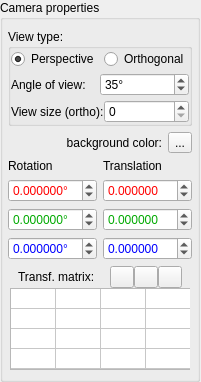
<?xml version="1.0" encoding="UTF-8"?>
<ui version="4.0">
 <class>propViewer</class>
 <widget class="QWidget" name="propViewer">
  <property name="geometry">
   <rect>
    <x>0</x>
    <y>0</y>
    <width>201</width>
    <height>357</height>
   </rect>
  </property>
  <property name="windowTitle">
   <string>Form</string>
  </property>
  <layout class="QVBoxLayout" name="verticalLayout">
   <property name="leftMargin">
    <number>0</number>
   </property>
   <property name="topMargin">
    <number>0</number>
   </property>
   <property name="rightMargin">
    <number>0</number>
   </property>
   <property name="bottomMargin">
    <number>0</number>
   </property>
   <item>
    <widget class="QGroupBox" name="groupBoxView">
     <property name="minimumSize">
      <size>
       <width>200</width>
       <height>0</height>
      </size>
     </property>
     <property name="maximumSize">
      <size>
       <width>200</width>
       <height>16777215</height>
      </size>
     </property>
     <property name="title">
      <string>Camera properties</string>
     </property>
     <layout class="QVBoxLayout" name="verticalLayout_2">
      <property name="leftMargin">
       <number>5</number>
      </property>
      <property name="rightMargin">
       <number>5</number>
      </property>
      <item>
       <widget class="QGroupBox" name="groupBox">
        <property name="title">
         <string>View type:</string>
        </property>
        <layout class="QVBoxLayout" name="verticalLayout_5">
         <property name="spacing">
          <number>4</number>
         </property>
         <property name="leftMargin">
          <number>0</number>
         </property>
         <property name="topMargin">
          <number>0</number>
         </property>
         <property name="rightMargin">
          <number>0</number>
         </property>
         <property name="bottomMargin">
          <number>0</number>
         </property>
         <item>
          <widget class="QWidget" name="projectionSwitch" native="true">
           <layout class="QHBoxLayout" name="horizontalLayout_3">
            <property name="leftMargin">
             <number>0</number>
            </property>
            <property name="topMargin">
             <number>0</number>
            </property>
            <property name="rightMargin">
             <number>0</number>
            </property>
            <property name="bottomMargin">
             <number>0</number>
            </property>
            <item>
             <widget class="QRadioButton" name="radioPersp">
              <property name="sizePolicy">
               <sizepolicy hsizetype="Preferred" vsizetype="Fixed">
                <horstretch>0</horstretch>
                <verstretch>0</verstretch>
               </sizepolicy>
              </property>
              <property name="text">
               <string>Perspective</string>
              </property>
              <property name="checked">
               <bool>true</bool>
              </property>
             </widget>
            </item>
            <item>
             <widget class="QRadioButton" name="radioOrtho">
              <property name="sizePolicy">
               <sizepolicy hsizetype="Preferred" vsizetype="Fixed">
                <horstretch>0</horstretch>
                <verstretch>0</verstretch>
               </sizepolicy>
              </property>
              <property name="text">
               <string>Orthogonal</string>
              </property>
             </widget>
            </item>
           </layout>
          </widget>
         </item>
         <item>
          <widget class="QWidget" name="perspWidget" native="true">
           <layout class="QHBoxLayout" name="horizontalLayout_4">
            <property name="spacing">
             <number>0</number>
            </property>
            <property name="leftMargin">
             <number>0</number>
            </property>
            <property name="topMargin">
             <number>0</number>
            </property>
            <property name="rightMargin">
             <number>0</number>
            </property>
            <property name="bottomMargin">
             <number>0</number>
            </property>
            <item>
             <widget class="QLabel" name="label_9">
              <property name="text">
               <string>Angle of view:</string>
              </property>
             </widget>
            </item>
            <item>
             <widget class="QSpinBox" name="spinAngleOfView">
              <property name="sizePolicy">
               <sizepolicy hsizetype="Preferred" vsizetype="Fixed">
                <horstretch>0</horstretch>
                <verstretch>0</verstretch>
               </sizepolicy>
              </property>
              <property name="suffix">
               <string>°</string>
              </property>
              <property name="prefix">
               <string/>
              </property>
              <property name="minimum">
               <number>15</number>
              </property>
              <property name="maximum">
               <number>170</number>
              </property>
              <property name="value">
               <number>35</number>
              </property>
             </widget>
            </item>
           </layout>
          </widget>
         </item>
         <item>
          <widget class="QWidget" name="orthoWidget" native="true">
           <layout class="QHBoxLayout" name="horizontalLayout_5">
            <property name="spacing">
             <number>0</number>
            </property>
            <property name="leftMargin">
             <number>0</number>
            </property>
            <property name="topMargin">
             <number>0</number>
            </property>
            <property name="rightMargin">
             <number>0</number>
            </property>
            <property name="bottomMargin">
             <number>0</number>
            </property>
            <item>
             <widget class="QLabel" name="label_11">
              <property name="text">
               <string>View size (ortho):</string>
              </property>
             </widget>
            </item>
            <item>
             <widget class="QSpinBox" name="spinOrthoViewSize">
              <property name="sizePolicy">
               <sizepolicy hsizetype="Preferred" vsizetype="Fixed">
                <horstretch>0</horstretch>
                <verstretch>0</verstretch>
               </sizepolicy>
              </property>
             </widget>
            </item>
           </layout>
          </widget>
         </item>
        </layout>
       </widget>
      </item>
      <item>
       <widget class="QWidget" name="widget_5" native="true">
        <property name="sizePolicy">
         <sizepolicy hsizetype="Preferred" vsizetype="Fixed">
          <horstretch>0</horstretch>
          <verstretch>0</verstretch>
         </sizepolicy>
        </property>
        <layout class="QHBoxLayout" name="horizontalLayout">
         <property name="leftMargin">
          <number>0</number>
         </property>
         <property name="topMargin">
          <number>0</number>
         </property>
         <property name="rightMargin">
          <number>0</number>
         </property>
         <property name="bottomMargin">
          <number>0</number>
         </property>
         <item>
          <widget class="QLabel" name="label_10">
           <property name="inputMethodHints">
            <set>Qt::ImhMultiLine</set>
           </property>
           <property name="text">
            <string>background color:</string>
           </property>
           <property name="alignment">
            <set>Qt::AlignRight|Qt::AlignTrailing|Qt::AlignVCenter</set>
           </property>
           <property name="wordWrap">
            <bool>true</bool>
           </property>
          </widget>
         </item>
         <item>
          <widget class="QToolButton" name="bgColorButton">
           <property name="text">
            <string>...</string>
           </property>
          </widget>
         </item>
        </layout>
       </widget>
      </item>
      <item>
       <widget class="QWidget" name="widget" native="true">
        <layout class="QHBoxLayout" name="horizontalLayout_2">
         <property name="leftMargin">
          <number>0</number>
         </property>
         <property name="topMargin">
          <number>0</number>
         </property>
         <property name="rightMargin">
          <number>0</number>
         </property>
         <property name="bottomMargin">
          <number>0</number>
         </property>
         <item>
          <layout class="QVBoxLayout" name="verticalLayout_4">
           <item>
            <widget class="QLabel" name="label_7">
             <property name="text">
              <string>Rotation</string>
             </property>
            </widget>
           </item>
           <item>
            <widget class="QDoubleSpinBox" name="spinViewRotX">
             <property name="sizePolicy">
              <sizepolicy hsizetype="Preferred" vsizetype="Fixed">
               <horstretch>0</horstretch>
               <verstretch>0</verstretch>
              </sizepolicy>
             </property>
             <property name="palette">
              <palette>
               <active>
                <colorrole role="Text">
                 <brush brushstyle="SolidPattern">
                  <color alpha="255">
                   <red>255</red>
                   <green>0</green>
                   <blue>0</blue>
                  </color>
                 </brush>
                </colorrole>
                <colorrole role="PlaceholderText">
                 <brush brushstyle="SolidPattern">
                  <color alpha="128">
                   <red>0</red>
                   <green>170</green>
                   <blue>0</blue>
                  </color>
                 </brush>
                </colorrole>
               </active>
               <inactive>
                <colorrole role="Text">
                 <brush brushstyle="SolidPattern">
                  <color alpha="255">
                   <red>255</red>
                   <green>0</green>
                   <blue>0</blue>
                  </color>
                 </brush>
                </colorrole>
                <colorrole role="PlaceholderText">
                 <brush brushstyle="SolidPattern">
                  <color alpha="128">
                   <red>0</red>
                   <green>170</green>
                   <blue>0</blue>
                  </color>
                 </brush>
                </colorrole>
               </inactive>
               <disabled>
                <colorrole role="Text">
                 <brush brushstyle="SolidPattern">
                  <color alpha="255">
                   <red>120</red>
                   <green>120</green>
                   <blue>120</blue>
                  </color>
                 </brush>
                </colorrole>
                <colorrole role="PlaceholderText">
                 <brush brushstyle="SolidPattern">
                  <color alpha="128">
                   <red>0</red>
                   <green>0</green>
                   <blue>255</blue>
                  </color>
                 </brush>
                </colorrole>
               </disabled>
              </palette>
             </property>
             <property name="suffix">
              <string>°</string>
             </property>
             <property name="decimals">
              <number>6</number>
             </property>
             <property name="minimum">
              <double>-99999999.000000000000000</double>
             </property>
             <property name="maximum">
              <double>99999999.000000000000000</double>
             </property>
             <property name="singleStep">
              <double>1.000000000000000</double>
             </property>
            </widget>
           </item>
           <item>
            <widget class="QDoubleSpinBox" name="spinViewRotY">
             <property name="sizePolicy">
              <sizepolicy hsizetype="Preferred" vsizetype="Fixed">
               <horstretch>0</horstretch>
               <verstretch>0</verstretch>
              </sizepolicy>
             </property>
             <property name="palette">
              <palette>
               <active>
                <colorrole role="Text">
                 <brush brushstyle="SolidPattern">
                  <color alpha="255">
                   <red>0</red>
                   <green>170</green>
                   <blue>0</blue>
                  </color>
                 </brush>
                </colorrole>
                <colorrole role="PlaceholderText">
                 <brush brushstyle="NoBrush">
                  <color alpha="128">
                   <red>0</red>
                   <green>170</green>
                   <blue>0</blue>
                  </color>
                 </brush>
                </colorrole>
               </active>
               <inactive>
                <colorrole role="Text">
                 <brush brushstyle="SolidPattern">
                  <color alpha="255">
                   <red>0</red>
                   <green>170</green>
                   <blue>0</blue>
                  </color>
                 </brush>
                </colorrole>
                <colorrole role="PlaceholderText">
                 <brush brushstyle="NoBrush">
                  <color alpha="128">
                   <red>0</red>
                   <green>170</green>
                   <blue>0</blue>
                  </color>
                 </brush>
                </colorrole>
               </inactive>
               <disabled>
                <colorrole role="Text">
                 <brush brushstyle="SolidPattern">
                  <color alpha="255">
                   <red>120</red>
                   <green>120</green>
                   <blue>120</blue>
                  </color>
                 </brush>
                </colorrole>
                <colorrole role="PlaceholderText">
                 <brush brushstyle="NoBrush">
                  <color alpha="128">
                   <red>0</red>
                   <green>170</green>
                   <blue>0</blue>
                  </color>
                 </brush>
                </colorrole>
               </disabled>
              </palette>
             </property>
             <property name="suffix">
              <string>°</string>
             </property>
             <property name="decimals">
              <number>6</number>
             </property>
             <property name="minimum">
              <double>-99999999.000000000000000</double>
             </property>
             <property name="maximum">
              <double>99999999.000000000000000</double>
             </property>
             <property name="singleStep">
              <double>1.000000000000000</double>
             </property>
            </widget>
           </item>
           <item>
            <widget class="QDoubleSpinBox" name="spinViewRotZ">
             <property name="sizePolicy">
              <sizepolicy hsizetype="Preferred" vsizetype="Fixed">
               <horstretch>0</horstretch>
               <verstretch>0</verstretch>
              </sizepolicy>
             </property>
             <property name="palette">
              <palette>
               <active>
                <colorrole role="Text">
                 <brush brushstyle="SolidPattern">
                  <color alpha="255">
                   <red>0</red>
                   <green>0</green>
                   <blue>255</blue>
                  </color>
                 </brush>
                </colorrole>
                <colorrole role="PlaceholderText">
                 <brush brushstyle="SolidPattern">
                  <color alpha="128">
                   <red>0</red>
                   <green>0</green>
                   <blue>255</blue>
                  </color>
                 </brush>
                </colorrole>
               </active>
               <inactive>
                <colorrole role="Text">
                 <brush brushstyle="SolidPattern">
                  <color alpha="255">
                   <red>0</red>
                   <green>0</green>
                   <blue>255</blue>
                  </color>
                 </brush>
                </colorrole>
                <colorrole role="PlaceholderText">
                 <brush brushstyle="SolidPattern">
                  <color alpha="128">
                   <red>0</red>
                   <green>0</green>
                   <blue>255</blue>
                  </color>
                 </brush>
                </colorrole>
               </inactive>
               <disabled>
                <colorrole role="Text">
                 <brush brushstyle="SolidPattern">
                  <color alpha="255">
                   <red>120</red>
                   <green>120</green>
                   <blue>120</blue>
                  </color>
                 </brush>
                </colorrole>
                <colorrole role="PlaceholderText">
                 <brush brushstyle="SolidPattern">
                  <color alpha="128">
                   <red>255</red>
                   <green>0</green>
                   <blue>0</blue>
                  </color>
                 </brush>
                </colorrole>
               </disabled>
              </palette>
             </property>
             <property name="suffix">
              <string>°</string>
             </property>
             <property name="decimals">
              <number>6</number>
             </property>
             <property name="minimum">
              <double>-99999999.000000000000000</double>
             </property>
             <property name="maximum">
              <double>99999999.000000000000000</double>
             </property>
             <property name="singleStep">
              <double>1.000000000000000</double>
             </property>
            </widget>
           </item>
          </layout>
         </item>
         <item>
          <spacer name="horizontalSpacer_2">
           <property name="orientation">
            <enum>Qt::Horizontal</enum>
           </property>
           <property name="sizeHint" stdset="0">
            <size>
             <width>40</width>
             <height>20</height>
            </size>
           </property>
          </spacer>
         </item>
         <item>
          <layout class="QVBoxLayout" name="verticalLayout_3">
           <item>
            <widget class="QLabel" name="label_6">
             <property name="text">
              <string>Translation</string>
             </property>
            </widget>
           </item>
           <item>
            <widget class="QDoubleSpinBox" name="spinViewTransX">
             <property name="sizePolicy">
              <sizepolicy hsizetype="Preferred" vsizetype="Fixed">
               <horstretch>0</horstretch>
               <verstretch>0</verstretch>
              </sizepolicy>
             </property>
             <property name="palette">
              <palette>
               <active>
                <colorrole role="Text">
                 <brush brushstyle="SolidPattern">
                  <color alpha="255">
                   <red>255</red>
                   <green>0</green>
                   <blue>0</blue>
                  </color>
                 </brush>
                </colorrole>
                <colorrole role="PlaceholderText">
                 <brush brushstyle="SolidPattern">
                  <color alpha="128">
                   <red>255</red>
                   <green>0</green>
                   <blue>0</blue>
                  </color>
                 </brush>
                </colorrole>
               </active>
               <inactive>
                <colorrole role="Text">
                 <brush brushstyle="SolidPattern">
                  <color alpha="255">
                   <red>255</red>
                   <green>0</green>
                   <blue>0</blue>
                  </color>
                 </brush>
                </colorrole>
                <colorrole role="PlaceholderText">
                 <brush brushstyle="SolidPattern">
                  <color alpha="128">
                   <red>255</red>
                   <green>0</green>
                   <blue>0</blue>
                  </color>
                 </brush>
                </colorrole>
               </inactive>
               <disabled>
                <colorrole role="Text">
                 <brush brushstyle="SolidPattern">
                  <color alpha="255">
                   <red>120</red>
                   <green>120</green>
                   <blue>120</blue>
                  </color>
                 </brush>
                </colorrole>
                <colorrole role="PlaceholderText">
                 <brush brushstyle="SolidPattern">
                  <color alpha="128">
                   <red>0</red>
                   <green>0</green>
                   <blue>255</blue>
                  </color>
                 </brush>
                </colorrole>
               </disabled>
              </palette>
             </property>
             <property name="decimals">
              <number>6</number>
             </property>
             <property name="minimum">
              <double>-999999999.000000000000000</double>
             </property>
             <property name="maximum">
              <double>999999999.000000000000000</double>
             </property>
             <property name="singleStep">
              <double>0.100000000000000</double>
             </property>
            </widget>
           </item>
           <item>
            <widget class="QDoubleSpinBox" name="spinViewTransY">
             <property name="sizePolicy">
              <sizepolicy hsizetype="Preferred" vsizetype="Fixed">
               <horstretch>0</horstretch>
               <verstretch>0</verstretch>
              </sizepolicy>
             </property>
             <property name="palette">
              <palette>
               <active>
                <colorrole role="Text">
                 <brush brushstyle="SolidPattern">
                  <color alpha="255">
                   <red>0</red>
                   <green>170</green>
                   <blue>0</blue>
                  </color>
                 </brush>
                </colorrole>
                <colorrole role="PlaceholderText">
                 <brush brushstyle="NoBrush">
                  <color alpha="128">
                   <red>0</red>
                   <green>170</green>
                   <blue>0</blue>
                  </color>
                 </brush>
                </colorrole>
               </active>
               <inactive>
                <colorrole role="Text">
                 <brush brushstyle="SolidPattern">
                  <color alpha="255">
                   <red>0</red>
                   <green>170</green>
                   <blue>0</blue>
                  </color>
                 </brush>
                </colorrole>
                <colorrole role="PlaceholderText">
                 <brush brushstyle="NoBrush">
                  <color alpha="128">
                   <red>0</red>
                   <green>170</green>
                   <blue>0</blue>
                  </color>
                 </brush>
                </colorrole>
               </inactive>
               <disabled>
                <colorrole role="Text">
                 <brush brushstyle="SolidPattern">
                  <color alpha="255">
                   <red>120</red>
                   <green>120</green>
                   <blue>120</blue>
                  </color>
                 </brush>
                </colorrole>
                <colorrole role="PlaceholderText">
                 <brush brushstyle="NoBrush">
                  <color alpha="128">
                   <red>0</red>
                   <green>170</green>
                   <blue>0</blue>
                  </color>
                 </brush>
                </colorrole>
               </disabled>
              </palette>
             </property>
             <property name="decimals">
              <number>6</number>
             </property>
             <property name="minimum">
              <double>-999999999.000000000000000</double>
             </property>
             <property name="maximum">
              <double>999999999.000000000000000</double>
             </property>
             <property name="singleStep">
              <double>0.100000000000000</double>
             </property>
            </widget>
           </item>
           <item>
            <widget class="QDoubleSpinBox" name="spinViewTransZ">
             <property name="sizePolicy">
              <sizepolicy hsizetype="Preferred" vsizetype="Fixed">
               <horstretch>0</horstretch>
               <verstretch>0</verstretch>
              </sizepolicy>
             </property>
             <property name="palette">
              <palette>
               <active>
                <colorrole role="Text">
                 <brush brushstyle="SolidPattern">
                  <color alpha="255">
                   <red>0</red>
                   <green>0</green>
                   <blue>255</blue>
                  </color>
                 </brush>
                </colorrole>
                <colorrole role="PlaceholderText">
                 <brush brushstyle="SolidPattern">
                  <color alpha="128">
                   <red>0</red>
                   <green>0</green>
                   <blue>255</blue>
                  </color>
                 </brush>
                </colorrole>
               </active>
               <inactive>
                <colorrole role="Text">
                 <brush brushstyle="SolidPattern">
                  <color alpha="255">
                   <red>0</red>
                   <green>0</green>
                   <blue>255</blue>
                  </color>
                 </brush>
                </colorrole>
                <colorrole role="PlaceholderText">
                 <brush brushstyle="SolidPattern">
                  <color alpha="128">
                   <red>0</red>
                   <green>0</green>
                   <blue>255</blue>
                  </color>
                 </brush>
                </colorrole>
               </inactive>
               <disabled>
                <colorrole role="Text">
                 <brush brushstyle="SolidPattern">
                  <color alpha="255">
                   <red>120</red>
                   <green>120</green>
                   <blue>120</blue>
                  </color>
                 </brush>
                </colorrole>
                <colorrole role="PlaceholderText">
                 <brush brushstyle="SolidPattern">
                  <color alpha="128">
                   <red>255</red>
                   <green>0</green>
                   <blue>0</blue>
                  </color>
                 </brush>
                </colorrole>
               </disabled>
              </palette>
             </property>
             <property name="decimals">
              <number>6</number>
             </property>
             <property name="minimum">
              <double>-999999999.000000000000000</double>
             </property>
             <property name="maximum">
              <double>999999999.000000000000000</double>
             </property>
             <property name="singleStep">
              <double>0.100000000000000</double>
             </property>
            </widget>
           </item>
          </layout>
         </item>
        </layout>
       </widget>
      </item>
      <item>
       <widget class="QWidget" name="widget_12" native="true">
        <property name="sizePolicy">
         <sizepolicy hsizetype="Fixed" vsizetype="Fixed">
          <horstretch>0</horstretch>
          <verstretch>0</verstretch>
         </sizepolicy>
        </property>
        <layout class="QVBoxLayout" name="verticalLayout_10">
         <property name="spacing">
          <number>0</number>
         </property>
         <property name="leftMargin">
          <number>2</number>
         </property>
         <property name="topMargin">
          <number>0</number>
         </property>
         <property name="rightMargin">
          <number>2</number>
         </property>
         <property name="bottomMargin">
          <number>0</number>
         </property>
         <item>
          <widget class="QWidget" name="widget_13" native="true">
           <property name="sizePolicy">
            <sizepolicy hsizetype="Preferred" vsizetype="Preferred">
             <horstretch>0</horstretch>
             <verstretch>0</verstretch>
            </sizepolicy>
           </property>
           <property name="maximumSize">
            <size>
             <width>16777215</width>
             <height>48</height>
            </size>
           </property>
           <layout class="QHBoxLayout" name="horizontalLayout_6">
            <property name="spacing">
             <number>0</number>
            </property>
            <property name="leftMargin">
             <number>8</number>
            </property>
            <property name="topMargin">
             <number>0</number>
            </property>
            <property name="rightMargin">
             <number>8</number>
            </property>
            <property name="bottomMargin">
             <number>0</number>
            </property>
            <item>
             <widget class="QLabel" name="matrixLabel">
              <property name="text">
               <string>Transf. matrix:</string>
              </property>
              <property name="alignment">
               <set>Qt::AlignLeading|Qt::AlignLeft|Qt::AlignVCenter</set>
              </property>
             </widget>
            </item>
            <item>
             <widget class="QPushButton" name="clearButton">
              <property name="maximumSize">
               <size>
                <width>24</width>
                <height>16777215</height>
               </size>
              </property>
              <property name="toolTip">
               <string>clear transformation</string>
              </property>
              <property name="text">
               <string/>
              </property>
              <property name="icon">
               <iconset>
                <normaloff>:/icons/Erase.ico</normaloff>:/icons/Erase.ico</iconset>
              </property>
             </widget>
            </item>
            <item>
             <widget class="QPushButton" name="copyButton">
              <property name="maximumSize">
               <size>
                <width>24</width>
                <height>16777215</height>
               </size>
              </property>
              <property name="toolTip">
               <string>copy matrix to clipboard</string>
              </property>
              <property name="text">
               <string/>
              </property>
              <property name="icon">
               <iconset>
                <normaloff>:/icons/Copy.ico</normaloff>:/icons/Copy.ico</iconset>
              </property>
              <property name="iconSize">
               <size>
                <width>16</width>
                <height>16</height>
               </size>
              </property>
             </widget>
            </item>
            <item>
             <widget class="QPushButton" name="pasteButton">
              <property name="maximumSize">
               <size>
                <width>24</width>
                <height>16777215</height>
               </size>
              </property>
              <property name="toolTip">
               <string>paste matrix from clipboard</string>
              </property>
              <property name="text">
               <string/>
              </property>
              <property name="icon">
               <iconset>
                <normaloff>:/icons/Paste.ico</normaloff>:/icons/Paste.ico</iconset>
              </property>
             </widget>
            </item>
           </layout>
          </widget>
         </item>
         <item>
          <widget class="QWidget" name="widget_15" native="true">
           <property name="sizePolicy">
            <sizepolicy hsizetype="Minimum" vsizetype="Minimum">
             <horstretch>0</horstretch>
             <verstretch>0</verstretch>
            </sizepolicy>
           </property>
           <layout class="QHBoxLayout" name="horizontalLayout_7">
            <property name="leftMargin">
             <number>0</number>
            </property>
            <property name="topMargin">
             <number>0</number>
            </property>
            <property name="rightMargin">
             <number>0</number>
            </property>
            <property name="bottomMargin">
             <number>0</number>
            </property>
            <item>
             <widget class="QTableWidget" name="matrixTable">
              <property name="sizePolicy">
               <sizepolicy hsizetype="Preferred" vsizetype="Fixed">
                <horstretch>0</horstretch>
                <verstretch>0</verstretch>
               </sizepolicy>
              </property>
              <property name="minimumSize">
               <size>
                <width>182</width>
                <height>82</height>
               </size>
              </property>
              <property name="maximumSize">
               <size>
                <width>182</width>
                <height>82</height>
               </size>
              </property>
              <property name="font">
               <font>
                <pointsize>6</pointsize>
               </font>
              </property>
              <property name="frameShape">
               <enum>QFrame::StyledPanel</enum>
              </property>
              <property name="frameShadow">
               <enum>QFrame::Sunken</enum>
              </property>
              <property name="verticalScrollBarPolicy">
               <enum>Qt::ScrollBarAlwaysOff</enum>
              </property>
              <property name="horizontalScrollBarPolicy">
               <enum>Qt::ScrollBarAlwaysOff</enum>
              </property>
              <property name="autoScroll">
               <bool>false</bool>
              </property>
              <property name="dragDropOverwriteMode">
               <bool>false</bool>
              </property>
              <property name="textElideMode">
               <enum>Qt::ElideNone</enum>
              </property>
              <property name="gridStyle">
               <enum>Qt::SolidLine</enum>
              </property>
              <property name="wordWrap">
               <bool>false</bool>
              </property>
              <property name="cornerButtonEnabled">
               <bool>false</bool>
              </property>
              <property name="rowCount">
               <number>4</number>
              </property>
              <property name="columnCount">
               <number>4</number>
              </property>
              <attribute name="horizontalHeaderVisible">
               <bool>false</bool>
              </attribute>
              <attribute name="horizontalHeaderMinimumSectionSize">
               <number>45</number>
              </attribute>
              <attribute name="horizontalHeaderDefaultSectionSize">
               <number>45</number>
              </attribute>
              <attribute name="horizontalHeaderHighlightSections">
               <bool>false</bool>
              </attribute>
              <attribute name="verticalHeaderVisible">
               <bool>false</bool>
              </attribute>
              <attribute name="verticalHeaderMinimumSectionSize">
               <number>20</number>
              </attribute>
              <attribute name="verticalHeaderDefaultSectionSize">
               <number>20</number>
              </attribute>
              <attribute name="verticalHeaderHighlightSections">
               <bool>false</bool>
              </attribute>
              <row/>
              <row/>
              <row/>
              <row/>
              <column/>
              <column/>
              <column/>
              <column/>
             </widget>
            </item>
           </layout>
          </widget>
         </item>
        </layout>
       </widget>
      </item>
     </layout>
    </widget>
   </item>
  </layout>
 </widget>
 <resources>
  <include location="../dpVision.qrc"/>
 </resources>
 <connections>
  <connection>
   <sender>spinViewRotX</sender>
   <signal>valueChanged(double)</signal>
   <receiver>propViewer</receiver>
   <slot>changedRotX(double)</slot>
   <hints>
    <hint type="sourcelabel">
     <x>52</x>
     <y>70</y>
    </hint>
    <hint type="destinationlabel">
     <x>95</x>
     <y>149</y>
    </hint>
   </hints>
  </connection>
  <connection>
   <sender>spinViewRotY</sender>
   <signal>valueChanged(double)</signal>
   <receiver>propViewer</receiver>
   <slot>changedRotY(double)</slot>
   <hints>
    <hint type="sourcelabel">
     <x>52</x>
     <y>95</y>
    </hint>
    <hint type="destinationlabel">
     <x>95</x>
     <y>149</y>
    </hint>
   </hints>
  </connection>
  <connection>
   <sender>spinViewRotZ</sender>
   <signal>valueChanged(double)</signal>
   <receiver>propViewer</receiver>
   <slot>changedRotZ(double)</slot>
   <hints>
    <hint type="sourcelabel">
     <x>53</x>
     <y>120</y>
    </hint>
    <hint type="destinationlabel">
     <x>95</x>
     <y>149</y>
    </hint>
   </hints>
  </connection>
  <connection>
   <sender>spinViewTransX</sender>
   <signal>valueChanged(double)</signal>
   <receiver>propViewer</receiver>
   <slot>changedTraXYZ(double)</slot>
   <hints>
    <hint type="sourcelabel">
     <x>141</x>
     <y>71</y>
    </hint>
    <hint type="destinationlabel">
     <x>95</x>
     <y>149</y>
    </hint>
   </hints>
  </connection>
  <connection>
   <sender>spinViewTransY</sender>
   <signal>valueChanged(double)</signal>
   <receiver>propViewer</receiver>
   <slot>changedTraXYZ(double)</slot>
   <hints>
    <hint type="sourcelabel">
     <x>141</x>
     <y>96</y>
    </hint>
    <hint type="destinationlabel">
     <x>95</x>
     <y>149</y>
    </hint>
   </hints>
  </connection>
  <connection>
   <sender>spinViewTransZ</sender>
   <signal>valueChanged(double)</signal>
   <receiver>propViewer</receiver>
   <slot>changedTraXYZ(double)</slot>
   <hints>
    <hint type="sourcelabel">
     <x>141</x>
     <y>120</y>
    </hint>
    <hint type="destinationlabel">
     <x>95</x>
     <y>149</y>
    </hint>
   </hints>
  </connection>
  <connection>
   <sender>spinAngleOfView</sender>
   <signal>valueChanged(int)</signal>
   <receiver>propViewer</receiver>
   <slot>changedAngle(int)</slot>
   <hints>
    <hint type="sourcelabel">
     <x>138</x>
     <y>232</y>
    </hint>
    <hint type="destinationlabel">
     <x>95</x>
     <y>149</y>
    </hint>
   </hints>
  </connection>
  <connection>
   <sender>radioPersp</sender>
   <signal>toggled(bool)</signal>
   <receiver>propViewer</receiver>
   <slot>radioPropToggled(bool)</slot>
   <hints>
    <hint type="sourcelabel">
     <x>54</x>
     <y>46</y>
    </hint>
    <hint type="destinationlabel">
     <x>99</x>
     <y>163</y>
    </hint>
   </hints>
  </connection>
  <connection>
   <sender>spinOrthoViewSize</sender>
   <signal>valueChanged(int)</signal>
   <receiver>propViewer</receiver>
   <slot>changedOrthoViewSize(int)</slot>
   <hints>
    <hint type="sourcelabel">
     <x>144</x>
     <y>103</y>
    </hint>
    <hint type="destinationlabel">
     <x>99</x>
     <y>129</y>
    </hint>
   </hints>
  </connection>
  <connection>
   <sender>bgColorButton</sender>
   <signal>clicked()</signal>
   <receiver>propViewer</receiver>
   <slot>onBackgroundColorButton()</slot>
   <hints>
    <hint type="sourcelabel">
     <x>177</x>
     <y>136</y>
    </hint>
    <hint type="destinationlabel">
     <x>99</x>
     <y>129</y>
    </hint>
   </hints>
  </connection>
  <connection>
   <sender>clearButton</sender>
   <signal>clicked()</signal>
   <receiver>propViewer</receiver>
   <slot>onClearMatrixButton()</slot>
   <hints>
    <hint type="sourcelabel">
     <x>121</x>
     <y>252</y>
    </hint>
    <hint type="destinationlabel">
     <x>100</x>
     <y>178</y>
    </hint>
   </hints>
  </connection>
 </connections>
 <slots>
  <slot>changedRotX(double)</slot>
  <slot>changedRotY(double)</slot>
  <slot>changedRotZ(double)</slot>
  <slot>changedTraXYZ(double)</slot>
  <slot>changedScale(double)</slot>
  <slot>changedBGcolor(double)</slot>
  <slot>changedAngle(int)</slot>
  <slot>rotXeditingFinished()</slot>
  <slot>changedOrthoViewSize(int)</slot>
  <slot>radioPropToggled(bool)</slot>
  <slot>onBackgroundColorButton()</slot>
  <slot>onClearMatrixButton()</slot>
 </slots>
</ui>
